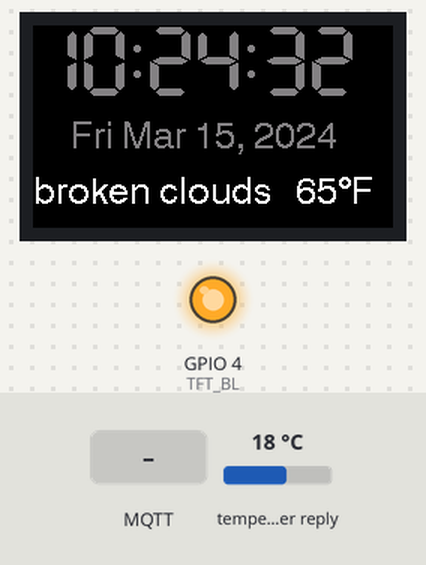
This sketch was run on a simulated ESP32. Shown: 240×135 colour display, output pins drawn as LEDs (lit = HIGH). The inputs (shaded band) are chosen by the test bench; at power-on: temperature in the weather reply 18 °C. WiFi joins after 1.5 s; servers stay silent unless stated; network time is answered at once with the bench clock; the local clock reads 2024-03-15 10:24:30 at power-on unless the sketch sets it; storage starts empty; random numbers use the default seed unless the sketch sets one; no MQTT or app messages arrive unless stated; web services answer with replies made up by the test bench; what the sketch prints to the serial monitor is not drawn.

Above: at 3.3 s.
3.4 s: MQTT message "5" arrives on the second subscribed topic
At 4.9 s:
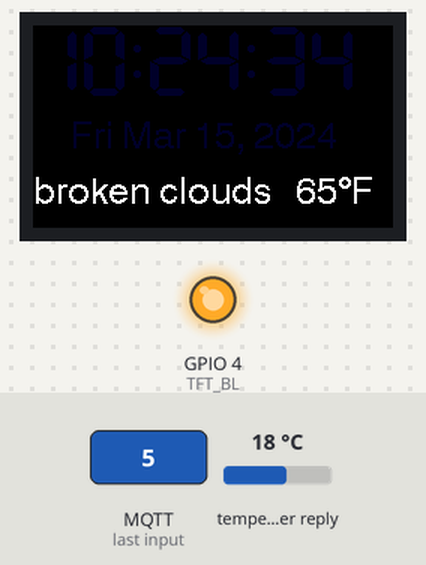
6.4 s: MQTT message "on" arrives on the second subscribed topic
9.4 s: MQTT message "90" arrives on the second subscribed topic
At 11.2 s:
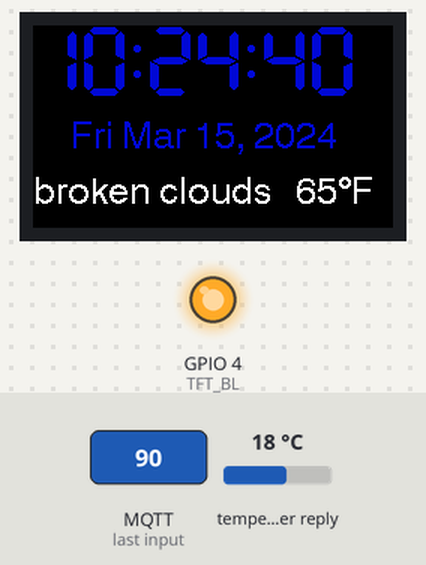
12.4 s: MQTT message "200" arrives on the second subscribed topic
At 13.3 s:
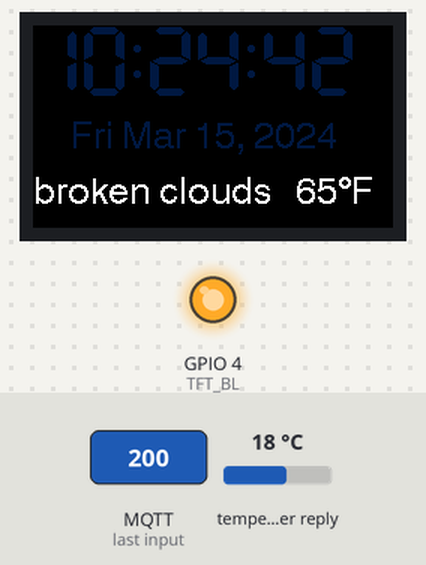
15.4 s: MQTT message "1" arrives on the second subscribed topic
At 16.4 s:
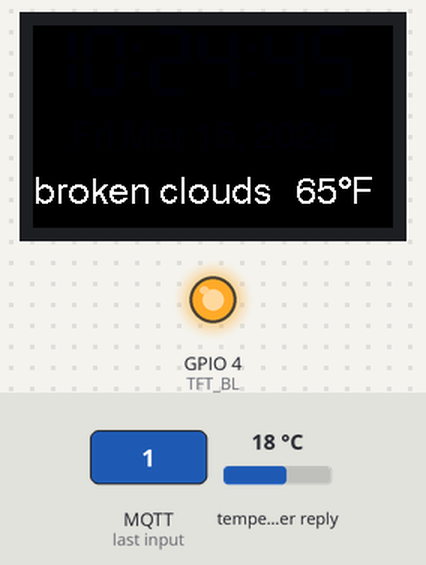
Timing chart, 0 to 18.4 s (numbered marks = the images above; inputs shaded):
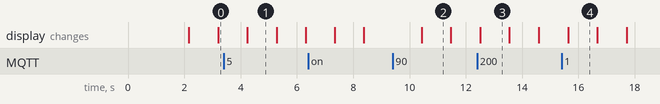

Measured:
- after the input at 9.4 s, the display: changes after 1.0 s (image 2)
- what the display in image 2 shows lasts 1.1 s, from 10.4 s to 11.5 s

The sketch:

Cheerlights_Clock.ino
```cpp
/*
  Cheerlights Clock v7.3.1
  based on @martinbateman clock code
 https://t.co/1gRc56wNOE
 https://pastebin.com/4Ec6d4xY
 and updated v6 test code
 https://pastebin.com/N2bH9m50

added cheerlight code back in from v6 above. - LeRoy Miller July 27
added TTGO_T2 and M5SickC code to main code base using defines

ported to TTGO T2 Board by LeRoy Miller July 25, 2019

added Geolocate Timezone code July 25, 2019
ported to M5StickC LeRoy Miller July 26, 2019
added support for TTGO_TS_144 device Aug 1, 2019

July 27 - updated M5StickC display to display weather description and temp.
 reformated screen for better display of time, and color and to make room for weather info.
 reformated TTGO_T2 screen to fit brief weather and temps.

  TO DO: add M5StackC Real Time Clock support

  * Idea add SPIFFs support, OTA support (Added July 30, 2019 LeRoy Miller)
  * add a Wifi Manager to update OTA
  * Update API Key with no reprogramming (done OTA update SPIFFS see https://github.com/me-no-dev/arduino-esp32fs-plugin for info on how to install, use https://github.com/me-no-dev/arduino-esp32fs-plugin/releases to get the tool)
  * Make for 24 hour (current) or 12 hour time (done July 30, 2019 LeRoy Miller)
  * Make temperatures either C or F (done July 30, 2019)

Aug 1 - added TTGO_TS_144 board, changed how the weather and geolocation work (no longer update lat/lon on each loop), added some spaces after weather brief.
Aug 5 - added date to TTGO_T_DISPLAY
Feb 24, 2020 - fix for AM/PM not displayed on the T-Display device (issue #1 on github)
 v7.3.1 - added seconds display for T-Display board in AM/PM mode (using small font for display)

*/

#include <HTTPClient.h>
#include <ArduinoJson.h>

#include <WiFi.h>
#include <NTPClient.h>
#include <WiFiUdp.h>
#include <TimeLib.h>
#include <PubSubClient.h>
#include <SPI.h>
#include <ESPmDNS.h>
#include <ArduinoOTA.h>
#include "FS.h"
#include "SPIFFS.h"

//Define your board type default to TTGO_T_Display
//#define TTGO_T2 1
//#define M5Stick_C 1
//#define TTGO_TS_144 1

//Define your temperature units Default will be Celsius
#define Fahrenheit //comment out for Celsius

//Define 24 hour time (default) or 12 hour time
//#define HOUR12 //comment out for 24 hour time

#ifdef TTGO_T2
  #include <Adafruit_GFX.h>
  #include <Adafruit_SSD1331.h>
  #define sclk 14
  #define mosi 13
  #define cs   15
  #define rst  4
  #define dc   16
  #define TFT_BL          -1  // Display backlight control pin
  // Color definitions
  #define TFT_BLACK           0x0000
  #define TFT_BLUE            0x001F
  #define TFT_RED             0xF800
  #define TFT_GREEN           0x07E0
  #define TFT_CYAN            0x07FF
  #define TFT_MAGENTA         0xF81F
  #define TFT_YELLOW          0xFFE0
  #define TFT_WHITE           0xFFFF
  Adafruit_SSD1331 tft = Adafruit_SSD1331(cs, dc, mosi, sclk, rst);
#elif M5Stick_C
  #include <M5StickC.h>
  #define TFT_BL          -1  // Display backlight control pin
  // Color definitions
  #define TFT_BLACK           0x0000
  #define TFT_BLUE            0x001F
  #define TFT_RED             0xF800
  #define TFT_GREEN           0x07E0
  #define TFT_CYAN            0x07FF
  #define TFT_MAGENTA         0xF81F
  #define TFT_YELLOW          0xFFE0
  #define TFT_WHITE           0xFFFF
#elif TTGO_TS_144
  #include <Adafruit_GFX.h>
  #include <Adafruit_ST7735.h>
  #define TFT_CS 16
  #define TFT_RST 9
  #define TFT_DC 17
  #define TFT_SCLK 5   // set these to be whatever pins you like!
  #define TFT_MOSI 23   // set these to be whatever pins you like!
  Adafruit_ST7735 tft = Adafruit_ST7735(TFT_CS, TFT_DC, TFT_MOSI, TFT_SCLK, TFT_RST);
  #define TFT_BL          -1  // Display backlight control pin
#else
  #include <TFT_eSPI.h>
  #define TFT_BL          4  // Display backlight control pin
  TFT_eSPI tft = TFT_eSPI();
#endif

// Replace with your network credentials
const char* ssid     = "";
const char* password = "";
const char* mqtt_server = "simplesi.cloud";
// openweathermap.org key
String WEATHERKEY;

// temp in celcius
double temperature = 0.0;

//Weather Statement
String weatherStatement;

// offset in seconds
int gmtOffset_sec = 0;
//Original Code
int cheer_red = 0;
int cheer_green = 0;
int cheer_blue = 0;
unsigned int rgb565Decimal = 0x8410;
unsigned int newrgb565Decimal;
String colourString = "";
String newColourString;

String strData;
String topicStr;

WiFiUDP ntpUDP;
NTPClient timeClient(ntpUDP);
WiFiClient espClient;
PubSubClient client(espClient);

String payload;
double lat, lon;

SemaphoreHandle_t serialMutex = NULL;
void updateNTP (void *pvParams);
void updateScreen (void *pvParams);

void callback(char* topic, byte* payload, unsigned int length) {

  Serial.print("Message arrived in topic: ");
  Serial.println(topic);
  topicStr = topic;

  Serial.print("Message:");

  strData = "";
  for (int i = 0; i < length; i++) {
    Serial.print((char)payload[i]);
    strData += (char)payload[i];
  }

  Serial.println();
  Serial.println("-----------------------");

  if (topicStr.endsWith("cheerlights/rgb565Decimal")) {

    colourString = newColourString;
    rgb565Decimal = strData.toInt();
    Serial.println("*******");

    Serial.println(rgb565Decimal);
  }
  if (topicStr.endsWith("cheerlights")) {

    newColourString = "\n" + strData + "                "; //newColourString = "Cheerlights:\n" + strData;
    //sixteenBitHex = newSixteenBitHex;
    Serial.println(strData);
  }
} // end callback

void reconnect() {
  // Loop until we're reconnected
  while (!client.connected()) {
    Serial.print("Attempting MQTT connection...");
    // Create a random client ID
    String clientId = "ESP32Client-";
    clientId += String(random(0xffff), HEX);
    // Attempt to connect
    if (client.connect(clientId.c_str())) {
      Serial.println("connected");
      client.subscribe("cheerlights",1);
      client.subscribe("cheerlights/rgb565Decimal",1);
    } else {
      Serial.print("failed, rc=");
      Serial.print(client.state());
      Serial.println(" try again in 5 seconds");
      // Wait 5 seconds before retrying
      delay(5000);
    }
  }
}

void setup() {
  // put your setup code here, to run once:
  Serial.begin (115200);

  serialMutex = xSemaphoreCreateMutex ();

  if (TFT_BL > 0) {
    pinMode(TFT_BL, OUTPUT);
    digitalWrite(TFT_BL, HIGH);
  }
  if (!SPIFFS.begin()) {
    Serial.println("Failed to mount file system");
    return;
  }
  if (!loadConfig()) {
    Serial.println("Failed to load config");
  } else {
    Serial.println("Config loaded");
  }

#ifdef TTGO_T2
  tft.begin();
  tft.fillScreen(TFT_BLACK);
  tft.setTextColor(TFT_YELLOW, TFT_BLACK); // Note: the new fonts do not draw the background colour
#elif M5Stick_C
  M5.begin();
  M5.Lcd.setRotation(3);
  M5.Lcd.fillScreen(TFT_BLACK);
  M5.Lcd.setTextColor(TFT_YELLOW, TFT_BLACK); // Note: the new fonts do not draw the background colour
#elif TTGO_TS_144
  tft.initR(INITR_144GREENTAB);
  tft.setRotation(3);
  tft.fillScreen(ST7735_BLACK);
#else
  tft.init();
  tft.setRotation(1);
  tft.fillScreen(TFT_BLACK);
  tft.setTextColor(TFT_YELLOW, TFT_BLACK); // Note: the new fonts do not draw the background colour
#endif

  WiFi.begin(ssid, password);
  while (WiFi.status() != WL_CONNECTED) {
    delay(500);
    Serial.print (".");
  }
  Serial.println(WiFi.localIP());

//OTA Code
ArduinoOTA
    .onStart([]() {
      String type;
      if (ArduinoOTA.getCommand() == U_FLASH)
        type = "sketch";
      else // U_SPIFFS
        type = "filesystem";

      // NOTE: if updating SPIFFS this would be the place to unmount SPIFFS using SPIFFS.end()
      Serial.println("Start updating " + type);
    })
    .onEnd([]() {
      Serial.println("\nEnd");
    })
    .onProgress([](unsigned int progress, unsigned int total) {
      Serial.printf("Progress: %u%%\r", (progress / (total / 100)));
    })
    .onError([](ota_error_t error) {
      Serial.printf("Error[%u]: ", error);
      if (error == OTA_AUTH_ERROR) Serial.println("Auth Failed");
      else if (error == OTA_BEGIN_ERROR) Serial.println("Begin Failed");
      else if (error == OTA_CONNECT_ERROR) Serial.println("Connect Failed");
      else if (error == OTA_RECEIVE_ERROR) Serial.println("Receive Failed");
      else if (error == OTA_END_ERROR) Serial.println("End Failed");
    });

  ArduinoOTA.begin();


  timeClient.begin();
  geolocation(); // guess where I am
  getWeather(); //because we want weather, and dont need to update or lat/lon or timezone each loop.
  timeClient.setTimeOffset(gmtOffset_sec);
  client.setServer(mqtt_server, 1883);
  client.setCallback(callback);

  xTaskCreate (updateNTP, "NTP Client", 4096, NULL, 2, NULL);
  xTaskCreate (updateScreen, "Screen", 4096, NULL, 1, NULL);
}

void loop() {
   if (!client.connected()) {
    reconnect();
  }
  client.loop();
  ArduinoOTA.handle();
}

void getJson(String url) {
   if (WiFi.status() == WL_CONNECTED) { //Check WiFi connection status
     HTTPClient http;  //Declare an object of class HTTPClient
     http.begin(url);  //Specify request destination
    int httpCode = http.GET();                                                                  //Send the request
     if (httpCode > 0) { //Check the returning code
       payload = http.getString();   //Get the request response payload

    }

    http.end();   //Close connection

  }
}

/*
 * This function will use the external IP to get a Latitude and Longitude
 * which will be used for many different things for ISS tracker.
 * The website http://ip-api.com is used for this.
 * https://github.com/kd8bxp/M5Stack-ISS-Tracker-Updated/tree/master/M5Stack_ISS_Tracker_Updated
 */

int geolocation(){
  String url = "http://ip-api.com/json";
  getJson(url);

  const size_t capacity = JSON_OBJECT_SIZE(3) + JSON_ARRAY_SIZE(2) + 60;
  DynamicJsonDocument jsonBuffer(1024);
  DeserializationError error = deserializeJson (jsonBuffer, payload);
  if (error){
      Serial.println ("deserializeJson () failed");
  }
  lat = jsonBuffer["lat"];
  lon = jsonBuffer["lon"];
}

 void getWeather() {
 String url = "http://api.openweathermap.org/data/2.5/weather?lat=" + String(lat) + "&lon=" + String(lon) + "&appid=" + WEATHERKEY;
  Serial.println(url);
  getJson(url);
  const size_t capacity = JSON_OBJECT_SIZE(3) + JSON_ARRAY_SIZE(2) + 60;
  DynamicJsonDocument jsonBuffer(1024);
  DeserializationError error = deserializeJson (jsonBuffer, payload);
  error = deserializeJson (jsonBuffer, payload);
  if (error){
      Serial.println ("deserializeJson () failed");
  }
  gmtOffset_sec = jsonBuffer["timezone"]; //maybe causing a problem on new calls (?) may only need this one time (?)
  temperature = jsonBuffer["main"]["temp"];
  temperature = temperature - 273.0;
  //JsonObject obj = jsonBuffer.as<JsonObject>();

  weatherStatement = jsonBuffer["weather"][0]["description"].as<String>();
  weatherStatement += "                    ";
  Serial.println(temperature);
  Serial.println(weatherStatement);
}

void updateNTP (void *pvParameters) {
  (void) pvParameters;

  for (;;) {
    while(!timeClient.update()) {
      timeClient.forceUpdate();
    }
    if (xSemaphoreTake (serialMutex, (TickType_t)10) == pdTRUE) {
      setTime (timeClient.getEpochTime ());
      xSemaphoreGive (serialMutex);
    }
    vTaskDelay ((1000/portTICK_PERIOD_MS) * 60 * 15);  // update every 15 minutes.
    getWeather(); //geolocation (); // update based on location
  }
}

void updateScreen (void *pvParameters) {
  (void) pvParameters;

  for (;;) {
    if (xSemaphoreTake (serialMutex, (TickType_t)10) == pdTRUE) {
      char timeString[25];
      char colourString2[25];

      colourString.toCharArray(colourString2,25);

      time_t t = now ();

#ifdef HOUR12
  #if defined (TTGO_TS_144) || defined (M5Stick_C)
  sprintf (timeString, "%02i:%02i:%02i", hourFormat12(), minute (t), second (t));
  #else
  sprintf(timeString, "%02i:%02i", hourFormat12(), minute(t));
  #endif
  if (isAM()) {
    String temp = "AM";
    strcat (timeString , temp.c_str()); } else {
    String temp = "PM";
    strcat(timeString, temp.c_str());}
#else
      sprintf (timeString, "%02i:%02i:%02i", hour (t), minute (t), second (t));
#endif
      xSemaphoreGive (serialMutex);
char out[25];
#ifdef Fahrenheit
      sprintf (out,"%2.0f`F", (temperature * 9/5)+32);
#else
      sprintf (out, "%2.0f`C", temperature);
#endif

String dayArray[9] = {"","Sun","Mon","Tue","Wed","Thr","Fri","Sat"};
String monthArray[14] = {"", "Jan", "Feb", "Mar", "Apr", "May", "Jun", "Jul", "Aug", "Sep", "Oct", "Nov", "Dec" };
String dateString = dayArray[weekday()] + " " + monthArray[month()] + " " + day() + ", " + year() + " ";
//Serial.print("Date: "); Serial.print(dayArray[weekday()]); Serial.print(" "); Serial.print(monthArray[month()]); Serial.print(" ");Serial.print(day()); Serial.print(", "); Serial.println(year());

#ifdef TTGO_T2
//some screen flashing when updating (?)
      tft.setTextSize(2);
      tft.setTextColor(0x39C4, TFT_BLACK);
      tft.setTextColor(rgb565Decimal, TFT_BLACK);
      tft.setCursor(0,0);
      tft.print(timeString);
      tft.setTextSize(1);
      tft.setCursor(0,17);
      tft.print(dateString);
      //tft.setCursor(0,4);
      //tft.setTextSize(2);
      //tft.print(colourString2);
      tft.setTextColor(TFT_WHITE, TFT_BLACK);
      tft.setTextSize(1);
      tft.setCursor(0,42);
      tft.print(weatherStatement);
      tft.setCursor(40,52);
      tft.print(out);
#elif M5Stick_C
      M5.Lcd.setTextColor(0x39C4, TFT_BLACK);
      #ifdef HOUR12
      M5.Lcd.setCursor(0,0,4);
      #else
      M5.Lcd.setCursor(25,0,4);
      #endif
      M5.Lcd.setTextColor(rgb565Decimal, TFT_BLACK);
      M5.Lcd.print(timeString); //tft.drawString (timeString, 10, 10, 7);
      M5.Lcd.setCursor(20,25,2);
      M5.Lcd.print(dateString);
      //M5.Lcd.setCursor(0,1,4);
      //M5.Lcd.print(colourString2);
      M5.Lcd.setCursor(0,60,2);
      M5.Lcd.setTextColor(TFT_WHITE, TFT_BLACK);
      M5.Lcd.print(weatherStatement);
      M5.Lcd.setCursor(118,60,2);
      //M5.Lcd.setTextColor(TFT_WHITE);
      M5.Lcd.print(out);
#elif TTGO_TS_144
      tft.setTextSize(2);
      tft.setTextColor(0x39C4, ST7735_BLACK);
      tft.setTextColor(rgb565Decimal, ST7735_BLACK);
      tft.setCursor(0,0);
      tft.print(timeString);
      tft.setTextSize(1);
      tft.setCursor(12,17);
      tft.print(dateString);
      //tft.setCursor(0,4);
      //tft.setTextSize(2);
      //tft.print(colourString2);
      tft.setTextColor(ST7735_WHITE, ST7735_BLACK);
      tft.setTextSize(1);
      tft.setCursor(0,42);
      tft.print(weatherStatement);
      tft.setCursor(40,72);
      tft.print(out);
#else
      tft.setTextColor(0x39C4, TFT_BLACK);

      //tft.drawString("88:88:88",10,10,7);

      tft.setTextColor(rgb565Decimal, TFT_BLACK);
      #ifdef HOUR12
      tft.drawString(timeString, 0, 0, 7);
      if (isAM()) {
        tft.drawString("AM", 145,0,4); } else {
        tft.drawString("PM", 145, 0,4); }
        char temp[5];
        sprintf (temp, ":%02i", second (t));
        tft.drawString(temp /*":" + (String)second (t)*/, 140, 25, 4);
      #else
      tft.drawString (timeString, 0, 0, 7);
      #endif
      tft.drawString(dateString,25,63, 4);
      tft.setTextColor(TFT_WHITE, TFT_BLACK);
      tft.setCursor(0,100,4);
      tft.print(weatherStatement);
      tft.setCursor(175, 100 ,4);
      tft.println(out);

#endif

    }
    vTaskDelay (1000/portTICK_PERIOD_MS);
  }
}

bool loadConfig() {
  File configFile = SPIFFS.open("/config.json", "r");
  if (!configFile) {
    Serial.println("Failed to open config file");
    return false;
  }

  size_t size = configFile.size();
  if (size > 1024) {
    Serial.println("Config file size is too large");
    return false;
  }

  // Allocate a buffer to store contents of the file.
  std::unique_ptr<char[]> buf(new char[size]);

  // We don't use String here because ArduinoJson library requires the input
  // buffer to be mutable. If you don't use ArduinoJson, you may as well
  // use configFile.readString instead.
  configFile.readBytes(buf.get(), size);
Serial.println(buf.get());
const size_t capacity = JSON_OBJECT_SIZE(1) + 50;
  DynamicJsonDocument jsonBuffer(capacity);
  DeserializationError error = deserializeJson (jsonBuffer, buf.get());
  if (error){
      Serial.println ("deserializeJson () failed");
  }

WEATHERKEY = jsonBuffer["WEATHERKEY"].as<String>();

  return true;
}
```
